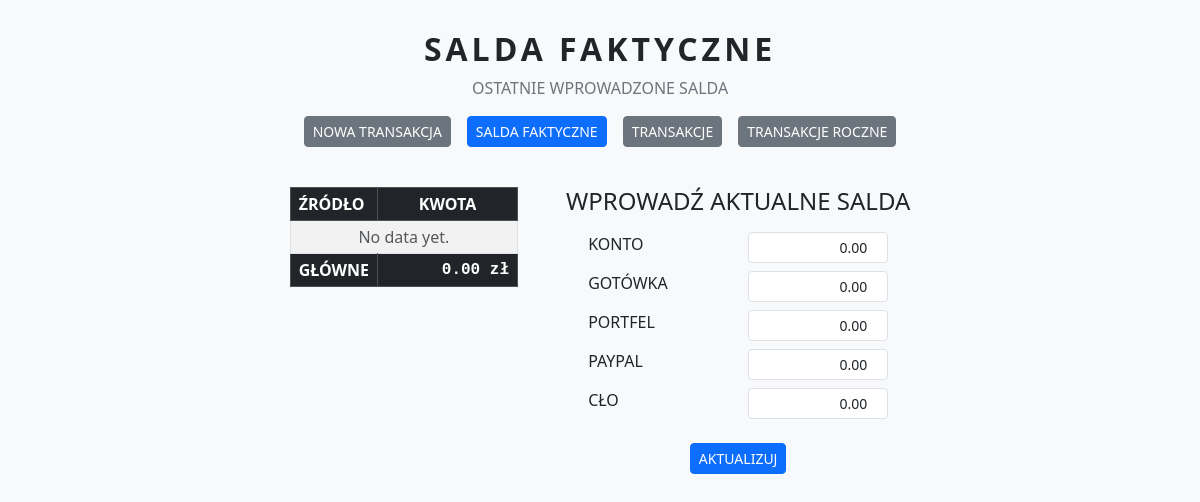
Page /salda_faktyczne on the earlier database version.
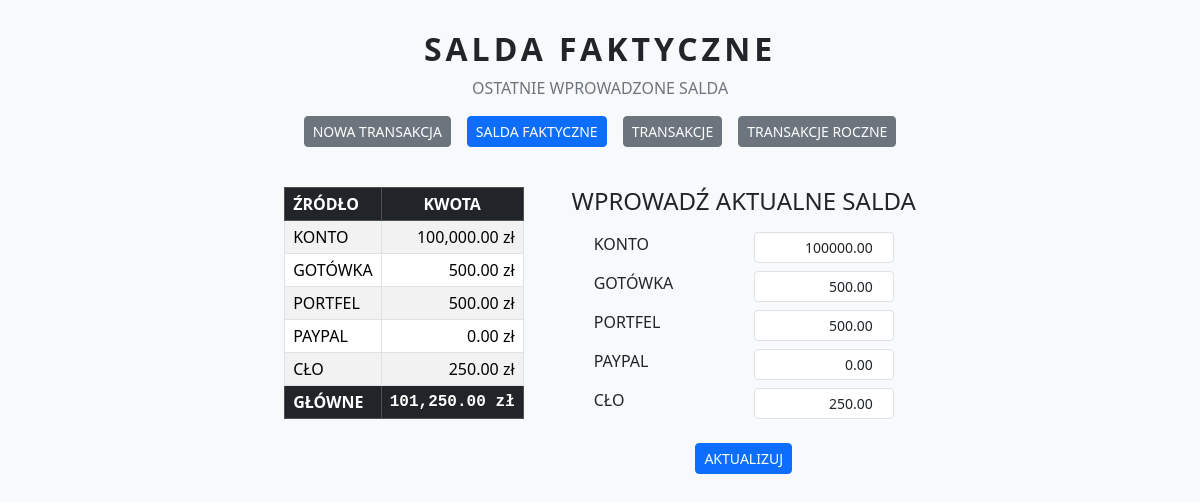
Same page on the later database version.
### tables this page shows
CREATE TABLE salda (
    ID INTEGER PRIMARY KEY AUTOINCREMENT,
    TYP TEXT NOT NULL UNIQUE,
    KWOTA REAL NOT NULL
);

### app.py (the view)
@app.route("/salda_faktyczne")
def salda_faktyczne():
    connection = get_db_connection()
    cursor = connection.cursor()
    cursor.execute("SELECT TYP, KWOTA FROM salda")
    rows = cursor.fetchall()
    connection.close()
    salda_dict = {row["TYP"]: row["KWOTA"] for row in rows}
    return render_template("salda_faktyczne.html", salda=rows,
                            typy=DOZWOLONE_TYPY, salda_dict=salda_dict,
                            active="salda_faktyczne")

### app.py (called while the page is built)
def get_db_connection():
    connection = sqlite3.connect("wydatki.db")
    connection.row_factory = sqlite3.Row
    return connection

### templates/salda_faktyczne.html (shortened to what this page needs)
<!DOCTYPE html>
<html lang="pl">
<head>
    <link
        href="https://cdn.jsdelivr.net/npm/bootstrap@5.3.3/dist/css/bootstrap.min.css"
        rel="stylesheet"
    >
</head>
<body class="bg-light">
<div class="container text-center" style="margin-top: 30px;">
    <h1 class="fw-bold text-dark" style="letter-spacing: 4px; font-size: 2rem;">SALDA FAKTYCZNE</h1>
    <p class="lead text-secondary mb-3" style="font-size: 1rem;">OSTATNIE WPROWADZONE SALDA</p>
    {% include "nav.html" %}
</div>
<div class="container" style="margin-top: 40px;">
    <div class="d-flex justify-content-center align-items-start gap-5">
        <table class="table table-striped table-bordered bg-white w-auto">
            <thead class="table-dark">
                <tr>
                    <th>ŹRÓDŁO</th>
                    <th style="min-width: 140px;" class="text-center">KWOTA</th>
                </tr>
            </thead>
            <tbody>
                {% for row in salda %}
                <tr>
                    <td class="fw">{{ row["TYP"] }}</td>
                    <td class="text-end">{{ "{:,.2f}".format(row["KWOTA"]) }} zł</td>
                </tr>
                {% else %}
                <tr>
                    <td colspan="3" class="text-center text-muted">No data yet.</td>
                </tr>
                {% endfor %}
                <tr class="fw-bold table-dark">
                    <td>GŁÓWNE</td>
                    <td class="font-monospace text-end">{{ "{:,.2f}".format(salda|sum(attribute='KWOTA')) }} zł</td>
                </tr>
            </tbody>
        </table>
        <div>
            <h4 class="text-center mb-3">WPROWADŹ AKTUALNE SALDA</h4>
            <form method="POST" action="/salda_faktyczne/aktualizuj">
                {% for typ in typy %}
                <div class="mb-2 d-flex justify-content-between" style="max-width: 300px; margin: 0 auto;">
                    <label class="me-2">{{ typ }}</label>
                    <input type="number" step="0.01" name="{{ typ }}"
                           value="{{ '%.2f'|format(salda_dict.get(typ, 0)) }}"
                           class="form-control form-control-sm text-end kwota-input" style="width: 140px; padding-right: 5px;">
                </div>
                {% endfor %}
                <div class="text-center">
                    <button type="submit" class="btn btn-sm btn-primary mt-3 mb-4">AKTUALIZUJ</button>
                </div>
            </form>
        </div>
    </div>
</div>

### templates/nav.html
<div class="d-flex justify-content-center gap-3">
    <a href="/"                class="btn btn-sm {{ 'btn-primary' if active == 'home' else 'btn-secondary' }}">NOWA TRANSAKCJA</a>
    <a href="/salda_faktyczne" class="btn btn-sm {{ 'btn-primary' if active == 'salda_faktyczne' else 'btn-secondary' }}">SALDA FAKTYCZNE</a>
    <a href="/transakcje"      class="btn btn-sm {{ 'btn-primary' if active == 'transakcje' else 'btn-secondary' }}">TRANSAKCJE</a>
    <a href="/transakcje_roczne" class="btn btn-sm {{ 'btn-primary' if active == 'transakcje_roczne' else 'btn-secondary' }}">TRANSAKCJE ROCZNE</a>
</div>

### templates/salda_faktyczne.html (style rules this page uses)
.table td, .table th { padding: 4px 8px; }

Differences in the rows shown:
added salda: TYP "KONTO", KWOTA "100,000.00", KONTO "100000.00"
added salda: TYP "GOTÓWKA", KWOTA "500.00", GOTÓWKA "500.00"
added salda: TYP "PORTFEL", KWOTA "500.00", PORTFEL "500.00"
added salda: TYP "PAYPAL", KWOTA "0.00", PAYPAL "0.00"
added salda: TYP "CŁO", KWOTA "250.00", CŁO "250.00"
Other differences:
{{ "{:,.2f}".format(salda|sum(attribute='KWOTA')) }}: "0.00" → "101,250.00"
text no longer shown: "No data yet."
list line gone: "0.00"
